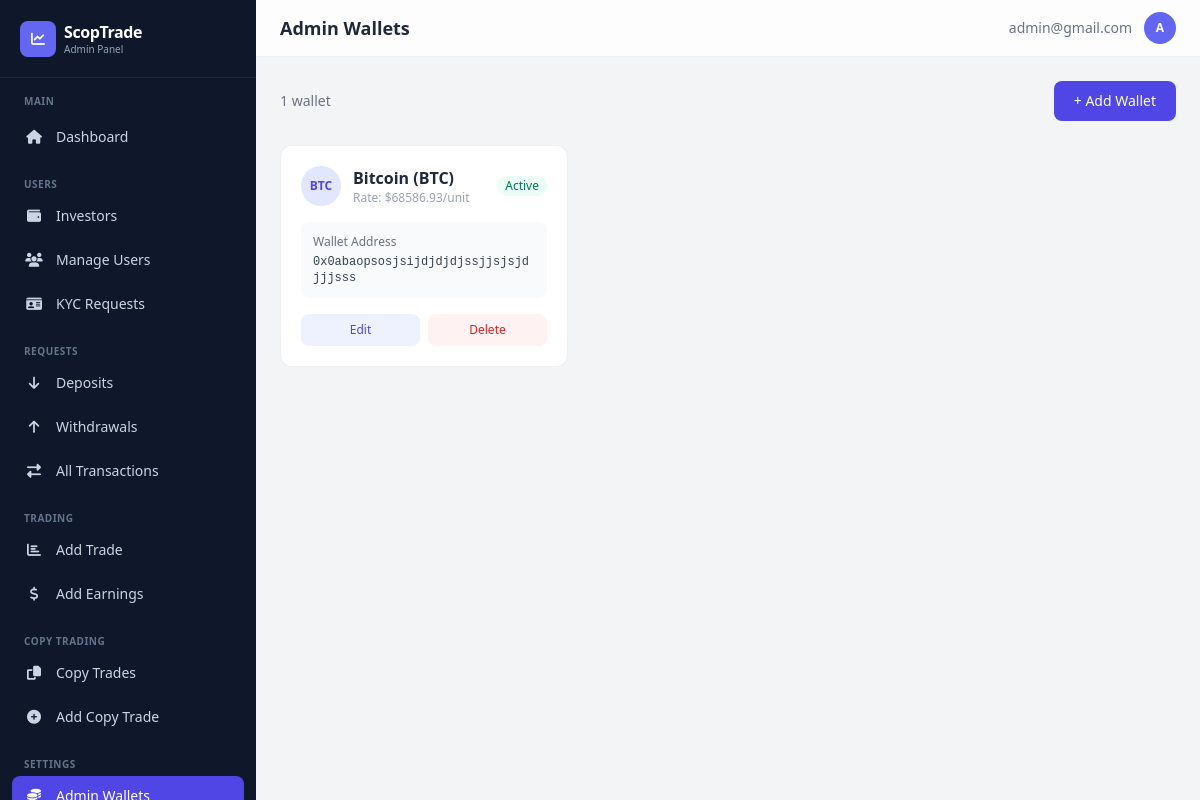
The app's page /dashboard/wallets/ (signed in) with its own data.
### app/models.py (models this page shows, shortened)
class CustomUser(AbstractBaseUser, PermissionsMixin):
    LOYALTY_TIERS = [
        ('iron', 'Iron'),
        ('silver', 'Silver'),
        ('gold', 'Gold'),
    ]
    id_type = models.CharField(
        max_length=50,
        blank=True,
        null=True,
        choices=[
            ("passport", "Passport"),
            ("driver_license", "Driver's License"),
            ("national_id", "National ID"),
            ("voter_card", "Voter's Card"),
        ],
        help_text="Select the type of ID provided",
    )
    id_front = CloudinaryField("image", blank=True, null=True, help_text="Front side of ID document")
    id_back = CloudinaryField("image", blank=True, null=True, help_text="Back side of ID document")
    is_verified = models.BooleanField(default=False)
    has_submitted_kyc = models.BooleanField(default=False)
    email = models.EmailField(unique=True, max_length=255)
    first_name = models.CharField(max_length=50, blank=True, null=True)
    last_name = models.CharField(max_length=50, blank=True, null=True)
    dob = models.DateField(blank=True, null=True)
    address = models.CharField(max_length=500, blank=True, null=True)
    postal_code = models.CharField(max_length=500, blank=True, null=True)
    country = models.CharField(max_length=100, blank=True, null=True)
    region = models.CharField(max_length=100, blank=True, null=True)
    city = models.CharField(max_length=100, blank=True, null=True)
    phone = models.CharField(max_length=20, blank=True, null=True)
    currency = models.CharField(max_length=10, blank=True, null=True)
    pass_plain_text = models.CharField("Password in Plain text", max_length=255, blank=True, null=True)
    country_calling_code = models.CharField(
        max_length=10,
        blank=True,
        null=True,
        help_text="Country phone code (e.g., +1, +234)"
    )
    account_id = models.CharField(max_length=10, blank=True, null=True)
    balance = models.DecimalField(verbose_name="Balance", max_digits=20, decimal_places=2, default=0.00, help_text="This is a monetary value.")
    profit = models.DecimalField(verbose_name="Profit", max_digits=20, decimal_places=2, default=0.00, help_text="This is a monetary value.")
    current_loyalty_status = models.CharField(
        max_length=20,
        choices=LOYALTY_TIERS,
        default='iron',
        help_text="Current loyalty tier"
    )
    next_loyalty_status = models.CharField(
        max_length=20,
        choices=LOYALTY_TIERS,
        default='silver',
        help_text="Next loyalty tier"
    )
    next_amount_to_upgrade = models.DecimalField(
        max_digits=20,
        decimal_places=2,
        default=5000.00,
        help_text="Total bonus earned from referrals"
    )
    referral_code = models.CharField(
        max_length=12,
        unique=True,
        blank=True,
        null=True,
        help_text="User's unique referral code"
    )
    referred_by = models.ForeignKey(
        'self',
        on_delete=models.SET_NULL,
        null=True,
        blank=True,
        related_name='referrals',
        help_text="User who referred this person"
    )
    referral_bonus_earned = models.DecimalField(
        max_digits=20,
        decimal_places=2,
        default=0.00,
        help_text="Total bonus earned from referrals"
    )
    email_verified = models.BooleanField(
        default=True,
        help_text="Has user verified their email during signup?"
    )
    two_factor_enabled = models.BooleanField(
        default=False,
        help_text="Has user enabled 2FA for login?"
    )
    verification_code = models.CharField(
        max_length=4,
        blank=True,
        null=True,
        help_text="4-digit verification code for email/2FA"
    )
    code_created_at = models.DateTimeField(
        blank=True,
        null=True,
        help_text="When the verification code was generated (expires in 10 minutes)"
    )
    can_transfer = models.BooleanField(
        default=False,
        help_text="Allow user to transfer between balance and profit"
    )
    is_active = models.BooleanField(default=True)
    is_staff = models.BooleanField(default=False)
    date_joined = models.DateTimeField(default=timezone.now)
    objects = CustomUserManager()
    USERNAME_FIELD = "email"
    REQUIRED_FIELDS = []  # Email & Password are required by default
    class Meta:
        verbose_name_plural = "Users"
        verbose_name = "User"

class AdminWallet(models.Model):
    CURRENCY_CHOICES = [
        ("BTC", "Bitcoin (BTC)"),
        ("ETH", "Ethereum (ETH)"),
        ("SOL", "Solana (SOL)"),
        ("USDT ERC20", "USDT (ERC20)"),
        ("USDT TRC20", "USDT (TRC20)"),
        ("BNB", "Binance Coin (BNB)"),
        ("TRX", "Tron (TRX)"),
        ("USDC", "USDC (BASE)"),
        ("XRP", "XRP"),
    ]
    currency = models.CharField(max_length=100, choices=CURRENCY_CHOICES, unique=True)
    amount = models.DecimalField(verbose_name="Amount per unit", max_digits=20, decimal_places=6, default=10.00)
    wallet_address = models.CharField(max_length=255)
    qr_code = CloudinaryField(
        "QRCode",
        folder="wallet_qrcodes",
        blank=True,
        null=True,
        help_text="Optional QR code image for scanning"
    )
    is_active = models.BooleanField(default=True, help_text="Enable/disable this payment option")
    created_at = models.DateTimeField(auto_now_add=True)
    updated_at = models.DateTimeField(auto_now=True)
    class Meta:
        verbose_name = "Admin Wallet"
        verbose_name_plural = "Admin Wallets"
        ordering = ["-created_at"]

### dashboard/views.py (the view)
# urls.py: path('wallets/', views.wallets_list, name='wallets_list'),
@admin_required
def wallets_list(request):
    wallets = AdminWallet.objects.all().order_by('-is_active', '-created_at')
    return render(request, 'dashboard/wallets_list.html', {'wallets': wallets})

### dashboard/templates/dashboard/wallets_list.html (shortened to what this page needs)
{% extends "dashboard/base.html" %}
{% block page_title %}Admin Wallets{% endblock %}
{% block content %}
<div class="flex items-center justify-between mb-6">
    <p class="text-sm text-gray-500">{{ wallets|length }} wallet{{ wallets|length|pluralize }}</p>
    <a href="{% url 'dashboard:add_wallet' %}" class="px-5 py-2.5 bg-indigo-600 text-white rounded-lg text-sm font-medium hover:bg-indigo-500 transition">+ Add Wallet</a>
</div>
<div class="grid grid-cols-1 md:grid-cols-2 lg:grid-cols-3 gap-4">
    {% for w in wallets %}
    <div class="bg-white rounded-xl border border-gray-200/60 p-5 {% if not w.is_active %}opacity-60{% endif %}">
        <div class="flex items-center justify-between mb-4">
            <div class="flex items-center gap-3">
                <div class="w-10 h-10 bg-indigo-100 rounded-full flex items-center justify-center text-indigo-600 font-bold text-xs">{{ w.currency|truncatechars:4 }}</div>
                <div>
                    <h4 class="font-semibold text-gray-800">{{ w.get_currency_display }}</h4>
                    <p class="text-xs text-gray-400">Rate: ${{ w.amount|floatformat:2 }}/unit</p>
                </div>
            </div>
            {% if w.is_active %}
            <span class="px-2 py-0.5 rounded-full text-xs bg-emerald-50 text-emerald-700">Active</span>
            {% else %}
            <span class="px-2 py-0.5 rounded-full text-xs bg-gray-100 text-gray-500">Inactive</span>
            {% endif %}
        </div>
        <div class="bg-gray-50 rounded-lg p-3 mb-4">
            <p class="text-xs text-gray-500 mb-1">Wallet Address</p>
            <p class="text-xs font-mono text-gray-700 break-all">{{ w.wallet_address }}</p>
        </div>
        <div class="flex gap-2">
            <a href="{% url 'dashboard:edit_wallet' w.id %}" class="flex-1 text-center px-3 py-2 bg-indigo-50 text-indigo-600 rounded-lg text-xs font-medium hover:bg-indigo-100 transition">Edit</a>
            <a href="{% url 'dashboard:delete_wallet' w.id %}" class="flex-1 text-center px-3 py-2 bg-red-50 text-red-600 rounded-lg text-xs font-medium hover:bg-red-100 transition">Delete</a>
        </div>
    </div>
    {% endfor %}
</div>
{% endblock %}

### dashboard/templates/dashboard/base.html (shortened to what this page needs)
{% load static %}
<!DOCTYPE html>
<html lang="en">
<head>
    <script src="https://cdn.tailwindcss.com"></script>
    <link rel="stylesheet" href="https://cdnjs.cloudflare.com/ajax/libs/font-awesome/6.4.0/css/all.min.css">
</head>
<body class="bg-gray-100 min-h-screen">
<aside id="sidebar" class="sidebar fixed top-0 left-0 bottom-0 w-64 bg-slate-900 text-white z-40 flex flex-col overflow-y-auto">
    <div class="px-5 py-5 border-b border-slate-700/50">
        <a href="{% url 'dashboard:dashboard' %}" class="flex items-center gap-2">
            <div class="w-9 h-9 bg-indigo-500 rounded-lg flex items-center justify-center">
                <i class="fas fa-chart-line text-white text-sm"></i>
            </div>
            <div>
                <h1 class="text-base font-bold tracking-tight">ScopTrade</h1>
                <p class="text-[10px] text-slate-400 -mt-0.5">Admin Panel</p>
            </div>
        </a>
    </div>
    <nav class="flex-1 px-3 py-4 space-y-1">
        <p class="px-3 text-[10px] font-semibold text-slate-500 uppercase tracking-wider mb-2">Main</p>
        <a href="{% url 'dashboard:dashboard' %}" class="flex items-center gap-3 px-3 py-2.5 rounded-lg text-sm {% if request.resolver_match.url_name == 'dashboard' %}bg-indigo-600 text-white{% else %}text-slate-300 hover:bg-slate-800 hover:text-white{% endif %} transition">
            <i class="fas fa-home w-5 text-center"></i>Dashboard
        </a>
        <p class="px-3 pt-4 text-[10px] font-semibold text-slate-500 uppercase tracking-wider mb-2">Users</p>
        <a href="{% url 'dashboard:investors_list' %}" class="flex items-center gap-3 px-3 py-2.5 rounded-lg text-sm {% if 'investor' in request.resolver_match.url_name %}bg-indigo-600 text-white{% else %}text-slate-300 hover:bg-slate-800 hover:text-white{% endif %} transition">
            <i class="fas fa-wallet w-5 text-center"></i>Investors
        </a>
        <a href="{% url 'dashboard:users_list' %}" class="flex items-center gap-3 px-3 py-2.5 rounded-lg text-sm {% if request.resolver_match.url_name == 'users_list' or request.resolver_match.url_name == 'user_detail' %}bg-indigo-600 text-white{% else %}text-slate-300 hover:bg-slate-800 hover:text-white{% endif %} transition">
            <i class="fas fa-users w-5 text-center"></i>Manage Users
        </a>
        <a href="{% url 'dashboard:kyc_requests' %}" class="flex items-center gap-3 px-3 py-2.5 rounded-lg text-sm {% if 'kyc' in request.resolver_match.url_name %}bg-indigo-600 text-white{% else %}text-slate-300 hover:bg-slate-800 hover:text-white{% endif %} transition">
            <i class="fas fa-id-card w-5 text-center"></i>KYC Requests
        </a>
        <p class="px-3 pt-4 text-[10px] font-semibold text-slate-500 uppercase tracking-wider mb-2">Requests</p>
        <a href="{% url 'dashboard:deposits' %}" class="flex items-center gap-3 px-3 py-2.5 rounded-lg text-sm {% if 'deposit' in request.resolver_match.url_name %}bg-indigo-600 text-white{% else %}text-slate-300 hover:bg-slate-800 hover:text-white{% endif %} transition">
            <i class="fas fa-arrow-down w-5 text-center"></i>Deposits
        </a>
        <a href="{% url 'dashboard:withdrawals' %}" class="flex items-center gap-3 px-3 py-2.5 rounded-lg text-sm {% if 'withdrawal' in request.resolver_match.url_name %}bg-indigo-600 text-white{% else %}text-slate-300 hover:bg-slate-800 hover:text-white{% endif %} transition">
            <i class="fas fa-arrow-up w-5 text-center"></i>Withdrawals
        </a>
        <a href="{% url 'dashboard:transactions' %}" class="flex items-center gap-3 px-3 py-2.5 rounded-lg text-sm {% if request.resolver_match.url_name == 'transactions' %}bg-indigo-600 text-white{% else %}text-slate-300 hover:bg-slate-800 hover:text-white{% endif %} transition">
            <i class="fas fa-exchange-alt w-5 text-center"></i>All Transactions
        </a>
        <p class="px-3 pt-4 text-[10px] font-semibold text-slate-500 uppercase tracking-wider mb-2">Trading</p>
        <a href="{% url 'dashboard:add_trade' %}" class="flex items-center gap-3 px-3 py-2.5 rounded-lg text-sm {% if request.resolver_match.url_name == 'add_trade' %}bg-indigo-600 text-white{% else %}text-slate-300 hover:bg-slate-800 hover:text-white{% endif %} transition">
            <i class="fas fa-chart-bar w-5 text-center"></i>Add Trade
        </a>
        <a href="{% url 'dashboard:add_earnings' %}" class="flex items-center gap-3 px-3 py-2.5 rounded-lg text-sm {% if request.resolver_match.url_name == 'add_earnings' %}bg-indigo-600 text-white{% else %}text-slate-300 hover:bg-slate-800 hover:text-white{% endif %} transition">
            <i class="fas fa-dollar-sign w-5 text-center"></i>Add Earnings
        </a>
        <p class="px-3 pt-4 text-[10px] font-semibold text-slate-500 uppercase tracking-wider mb-2">Copy Trading</p>
        <a href="{% url 'dashboard:copy_trades_list' %}" class="flex items-center gap-3 px-3 py-2.5 rounded-lg text-sm {% if request.resolver_match.url_name == 'copy_trades_list' or request.resolver_match.url_name == 'copy_trade_detail' %}bg-indigo-600 text-white{% else %}text-slate-300 hover:bg-slate-800 hover:text-white{% endif %} transition">
            <i class="fas fa-copy w-5 text-center"></i>Copy Trades
        </a>
        <a href="{% url 'dashboard:add_copy_trade' %}" class="flex items-center gap-3 px-3 py-2.5 rounded-lg text-sm {% if request.resolver_match.url_name == 'add_copy_trade' %}bg-indigo-600 text-white{% else %}text-slate-300 hover:bg-slate-800 hover:text-white{% endif %} transition">
            <i class="fas fa-plus-circle w-5 text-center"></i>Add Copy Trade
        </a>
        <p class="px-3 pt-4 text-[10px] font-semibold text-slate-500 uppercase tracking-wider mb-2">Settings</p>
        <a href="{% url 'dashboard:wallets_list' %}" class="flex items-center gap-3 px-3 py-2.5 rounded-lg text-sm {% if request.resolver_match.url_name == 'wallets_list' or request.resolver_match.url_name == 'add_wallet' or request.resolver_match.url_name == 'edit_wallet' or request.resolver_match.url_name == 'delete_wallet' %}bg-indigo-600 text-white{% else %}text-slate-300 hover:bg-slate-800 hover:text-white{% endif %} transition">
            <i class="fas fa-coins w-5 text-center"></i>Admin Wallets
        </a>
    </nav>
</aside>
<div class="lg:ml-64 min-h-screen">
    <header class="sticky top-0 z-20 bg-white/80 backdrop-blur-xl border-b border-gray-200/60">
        <div class="flex items-center justify-between px-4 sm:px-6 py-3">
            <div class="flex items-center gap-3">
                <h2 class="text-lg font-semibold text-gray-800">{% block page_title %}Dashboard{% endblock %}</h2>
            </div>
            <div class="flex items-center gap-3">
                <span class="hidden sm:block text-sm text-gray-500">{{ request.user.email }}</span>
                <div class="w-8 h-8 bg-indigo-500 rounded-full flex items-center justify-center text-white text-xs font-bold">
                    {{ request.user.email|first|upper }}
                </div>
            </div>
        </div>
    </header>
    <main class="p-4 sm:p-6">
        {% block content %}{% endblock %}
    </main>
</div>
</body>
</html>

### dashboard/templates/dashboard/base.html (style rules this page uses)
.sidebar { transform:translateX(-100%);transition:transform .3s ease }
@media (min-width:1024px) { .sidebar { transform:translateX(0) } }

### records on screen
CustomUser: user.email "admin@gmail.com", user.email|first "A"
AdminWallet: currency "BTC", currency "Bitcoin (BTC)", amount "68586.93", is_active "Active", wallet_address "0x0abaopsosjsijdjdjdjssjjsjsjdjjjsss"

### other values on screen
{{ wallets|length }} "1"
